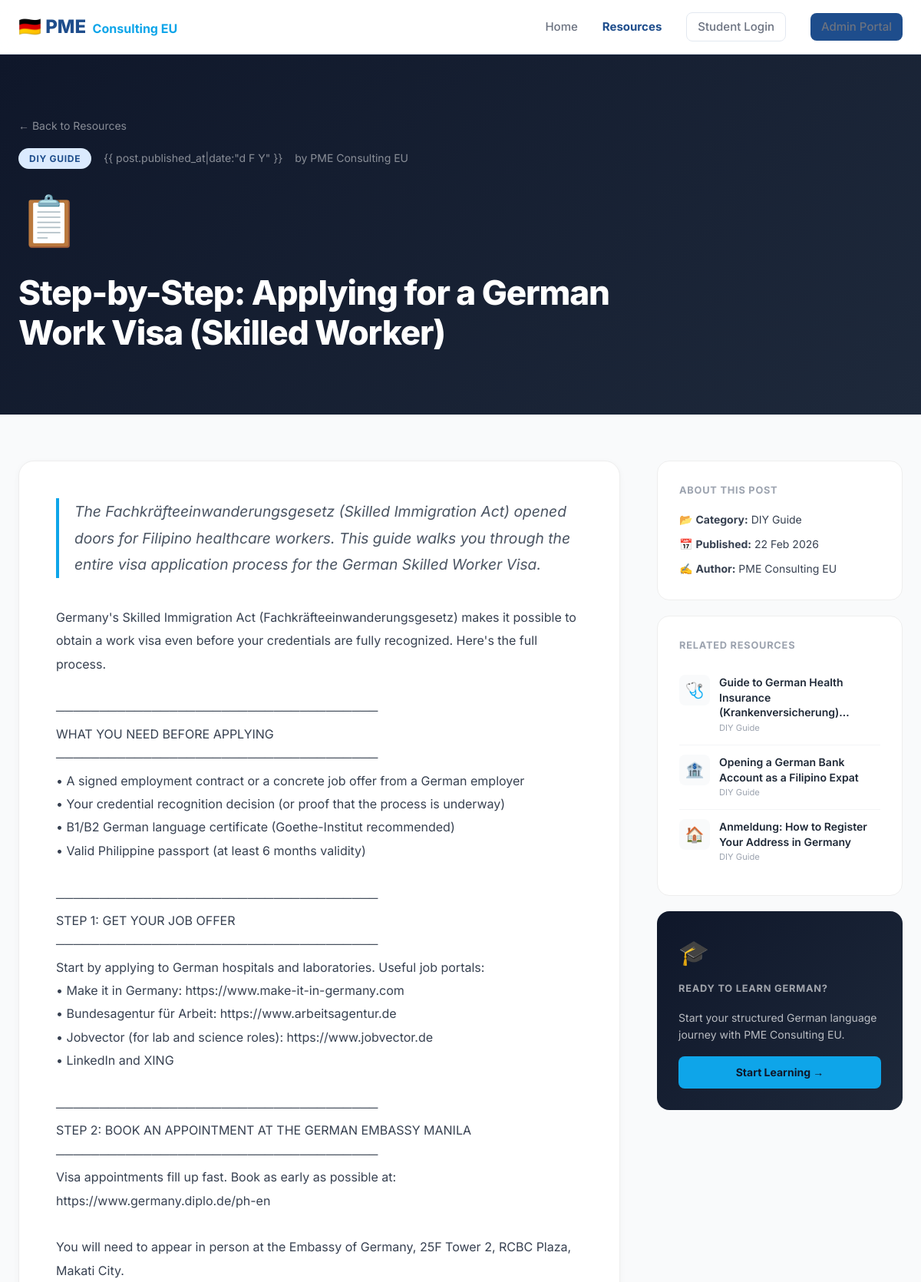
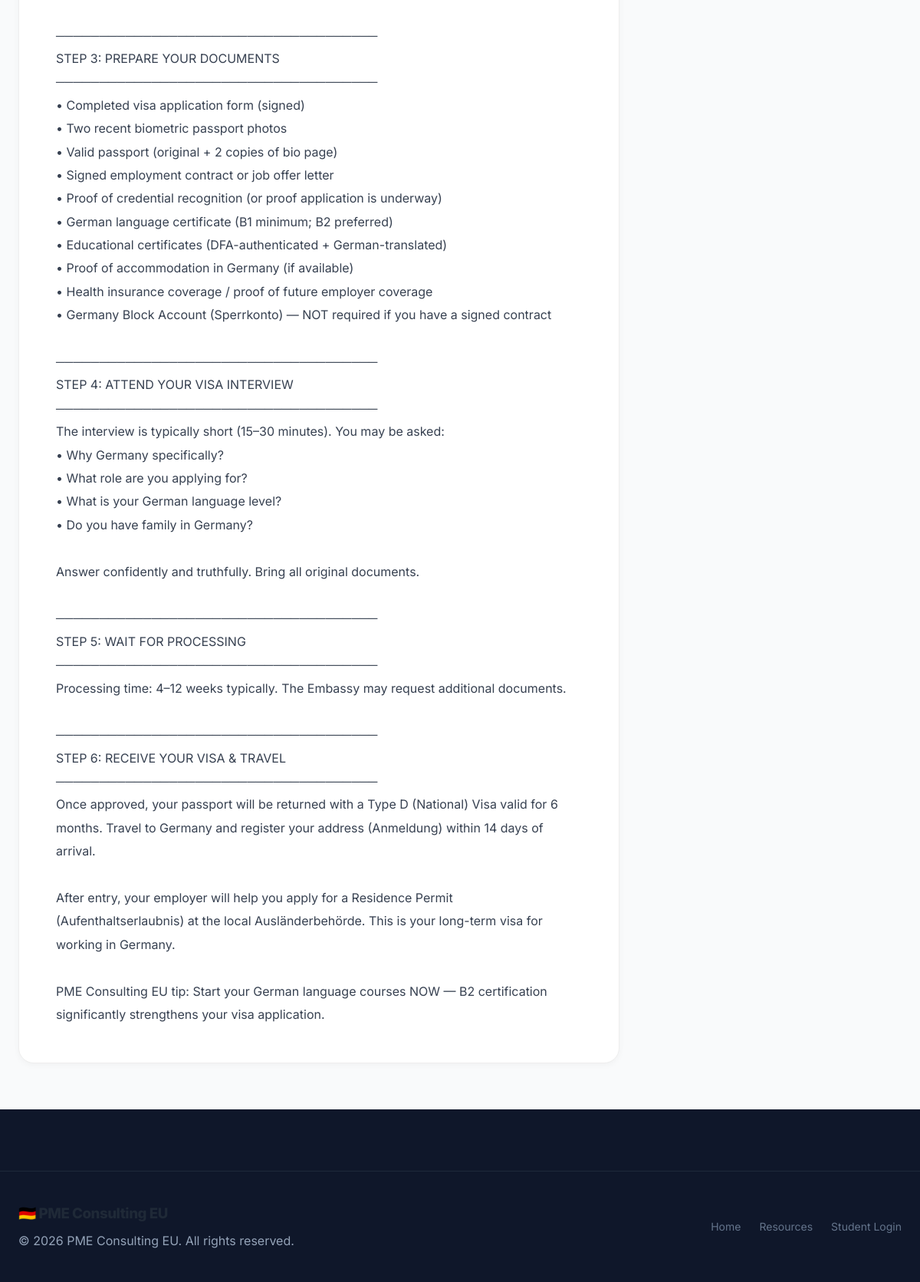
The page /resources/step-by-step-applying-for-a-german-work-visa-skilled-worker/ on the database its author committed (2 pictures, top to bottom).
### resources/models.py (models this page shows, shortened)
class Post(models.Model):
    class Category(models.TextChoices):
        DIY_GUIDE = 'DIY', 'DIY Guide'
        ARTICLE   = 'ART', 'Article'
        NEWS      = 'NEWS', 'News & Updates'
    title       = models.CharField(max_length=255)
    slug        = models.SlugField(max_length=255, unique=True, blank=True)
    category    = models.CharField(max_length=5, choices=Category.choices, default=Category.ARTICLE)
    excerpt     = models.TextField(help_text="Short summary shown on the list page")
    content     = models.TextField(help_text="Full post body (HTML or plain text)")
    cover_emoji = models.CharField(max_length=10, default="📄", help_text="Emoji used as cover art")
    author      = models.CharField(max_length=100, default="PME Consulting EU")
    is_published = models.BooleanField(default=False)
    published_at = models.DateTimeField(null=True, blank=True)
    created_at  = models.DateTimeField(auto_now_add=True)
    updated_at  = models.DateTimeField(auto_now=True)
    class Meta:
        ordering = ['-published_at', '-created_at']

### resources/views.py (the view)
# urls.py: path('<slug:slug>/', views.resource_detail, name='resource_detail'),
def resource_detail(request, slug):
    post = get_object_or_404(Post, slug=slug, is_published=True)
    related = Post.objects.filter(
        is_published=True, category=post.category
    ).exclude(pk=post.pk)[:3]
    return render(request, 'resources/detail.html', {
        'post': post,
        'related': related,
    })

### templates/resources/detail.html (shortened to what this page needs)
{% load static %}
<!DOCTYPE html>
<html lang="en">
<head>
    <link rel="stylesheet" href="{% static 'css/styles.css' %}">
    <link rel="stylesheet" href="{% static 'css/public.css' %}">
</head>
<body>
    <nav class="public-nav">
        <div class="container nav-flex">
            <div class="brand">
                <span class="logo-text">🇩🇪 PME</span>
                <span class="sub-logo" style="font-weight:700; color:#0EA5E9; margin-left:4px;">Consulting EU</span>
            </div>
            <div class="nav-links">
                <a href="{% url 'public_index' %}">Home</a>
                <a href="{% url 'resource_list' %}" style="color:#1E4D8C; font-weight:700;">Resources</a>
                <a href="{% url 'login' %}" class="btn btn-sm">Student Login</a>
                <a href="{% url 'admin_login' %}" class="btn btn-primary btn-sm">Admin Portal</a>
            </div>
        </div>
    </nav>
    <section class="post-hero">
        <div class="container">
            <div style="margin-bottom:16px;">
                <a href="{% url 'resource_list' %}"
                    style="color:rgba(255,255,255,0.5); text-decoration:none; font-size:0.875rem;">← Back to
                    Resources</a>
            </div>
            <div class="meta-row" style="margin-bottom:16px;">
                <span
                    class="post-tag {% if post.category == 'DIY' %}tag-diy{% elif post.category == 'ART' %}tag-art{% else %}tag-news{% endif %}">
                    {{ post.get_category_display }}
                </span>
                {% if post.published_at %}
                <span style="color:rgba(255,255,255,0.5); font-size:0.875rem;">{{ post.published_at|date:"d F Y"
                    }}</span>
                {% endif %}
                <span style="color:rgba(255,255,255,0.5); font-size:0.875rem;">by {{ post.author }}</span>
            </div>
            <div style="font-size:4rem; margin-bottom:16px;">{{ post.cover_emoji }}</div>
            <h1>{{ post.title }}</h1>
        </div>
    </section>
    <div style="background:#F9FAFB;">
        <div class="container">
            <div class="article-layout">
                <div class="article-body">
                    <div class="excerpt">{{ post.excerpt }}</div>
                    <div class="content">{{ post.content }}</div>
                </div>
                <aside class="article-sidebar">
                    <div class="sidebar-card">
                        <h4>About This Post</h4>
                        <div style="display:flex; flex-direction:column; gap:10px; font-size:0.875rem; color:#374151;">
                            <div>📂 <strong>Category:</strong> {{ post.get_category_display }}</div>
                            {% if post.published_at %}
                            <div>📅 <strong>Published:</strong> {{ post.published_at|date:"d M Y" }}</div>
                            {% endif %}
                            <div>✍️ <strong>Author:</strong> {{ post.author }}</div>
                        </div>
                    </div>
                    {% if related %}
                    <div class="sidebar-card">
                        <h4>Related Resources</h4>
                        {% for r in related %}
                        <a href="{% url 'resource_detail' r.slug %}" class="related-post">
                            <div class="related-emoji">{{ r.cover_emoji }}</div>
                            <div>
                                <div class="related-title">{{ r.title|truncatechars:55 }}</div>
                                <div class="related-cat">{{ r.get_category_display }}</div>
                            </div>
                        </a>
                        {% endfor %}
                    </div>
                    {% endif %}
                    <div class="sidebar-card"
                        style="background: linear-gradient(135deg, #0F172A, #1E293B); border:none; color:white;">
                        <div style="font-size:2rem; margin-bottom:12px;">🎓</div>
                        <h4 style="color:rgba(255,255,255,0.6);">Ready to Learn German?</h4>
                        <p style="font-size:0.875rem; color:rgba(255,255,255,0.7); margin-bottom:16px;">Start your
                            structured German language journey with PME Consulting EU.</p>
                        <a href="{% url 'login' %}"
                            style="display:block; text-align:center; padding:10px; background:#0EA5E9; color:#0F172A; border-radius:8px; font-weight:700; font-size:0.875rem; text-decoration:none;">Start
                            Learning →</a>
                    </div>
                </aside>
            </div>
        </div>
    </div>
    <footer class="public-footer">
        <div class="container footer-grid">
            <div class="footer-brand">
                <h3>🇩🇪 PME Consulting EU</h3>
                <p style="color:#94A3B8; margin-top:8px;">© 2026 PME Consulting EU. All rights reserved.</p>
            </div>
            <div class="footer-links">
                <a href="{% url 'public_index' %}">Home</a>
                <a href="{% url 'resource_list' %}">Resources</a>
                <a href="{% url 'login' %}">Student Login</a>
            </div>
        </div>
    </footer>
</body>
</html>

### static/css/styles.css (style rules this page uses)
:root { --primary: #1E4D8C; --primary-light: #2563EB; --primary-pale: #EFF6FF; --accent: #0EA5E9; --accent-light: #E0F2FE; --slate-50: #F8FAFC; --slate-100: #F1F5F9; --slate-200: #E2E8F0; --slate-400: #94A3B8; --slate-500: #64748B; --slate-700: #334155; --slate-900: #0F172A; --background: #F8FAFC; --surface: #FFFFFF; --text-main: #0F172A; --text-muted: #64748B; --border: #E2E8F0; --success: #10B981; --dark: #1E293B; --space-xs: 0.25rem; --space-sm: 0.5rem; --space-md: 1rem; --space-lg: 1.5rem; --space-xl: 2rem; --radius: 0.75rem; --shadow-sm: 0 1px 2px 0 rgb(0 0 0 / 0.05); --shadow-md: 0 4px 6px -1px rgb(0 0 0 / 0.08); --shadow-lg: 0 10px 15px -3px rgb(0 0 0 / 0.1); --transition: all 0.2s cubic-bezier(0.4, 0, 0.2, 1); }
* { box-sizing: border-box; margin: 0; padding: 0; }
body, button, input, select, textarea { font-family: 'Inter', -apple-system, BlinkMacSystemFont, 'Segoe UI', Roboto, sans-serif; -webkit-font-smoothing: antialiased; }
body { background-color: var(--background); color: var(--text-main); line-height: 1.6; }
.container { max-width: 1200px; margin: 0 auto; padding: 0 var(--space-xl); }
.btn { padding: 0.625rem 1.25rem; border-radius: var(--radius); font-weight: 600; cursor: pointer; transition: var(--transition); border: 1px solid var(--border); font-size: 0.875rem; display: inline-flex; align-items: center; gap: var(--space-sm); background: var(--surface); color: var(--text-main); text-decoration: none; }
.btn-primary { background-color: var(--primary); color: white; border: none; }

### static/css/public.css (style rules this page uses)
:root { --primary: #1E4D8C; --primary-dark: #163d72; --accent: #0EA5E9; --accent-dark: #0284C7; --text-dark: #1F2937; --text-muted: #6B7280; --bg-light: #F8FAFC; --glass-bg: rgba(255, 255, 255, 0.88); --glass-border: rgba(30, 77, 140, 0.12); }
* { margin: 0; padding: 0; box-sizing: border-box; }
body { font-family: 'Inter', sans-serif; color: var(--text-dark); line-height: 1.6; background-color: var(--bg-light); }
.container { max-width: 1200px; margin: 0 auto; padding: 0 24px; }
h1, h2, h3 { font-weight: 800; letter-spacing: -0.025em; color: var(--text-dark); }
.public-nav { position: sticky; top: 0; z-index: 1000; background: var(--glass-bg); backdrop-filter: blur(12px); -webkit-backdrop-filter: blur(12px); border-bottom: 1px solid var(--glass-border); padding: 16px 0; box-shadow: 0 1px 3px rgba(30, 77, 140, 0.06); }
.nav-flex { display: flex; justify-content: space-between; align-items: center; }
.brand .logo-text { font-size: 1.5rem; font-weight: 800; color: var(--primary); }
.nav-links { display: flex; gap: 32px; align-items: center; }
.nav-links a { text-decoration: none; color: var(--text-muted); font-weight: 500; transition: color 0.2s; font-size: 0.9375rem; }
.btn { padding: 10px 20px; border-radius: 8px; font-weight: 600; text-decoration: none; transition: all 0.2s; display: inline-block; cursor: pointer; border: 1px solid #E2E8F0; background: white; color: var(--text-dark); font-size: 0.9375rem; }
.btn-sm { padding: 6px 14px; font-size: 0.875rem; }
.btn-primary { background: var(--primary); color: white; border: none; }
.public-footer { padding: 80px 0 40px; background: #0F172A; color: white; }
.footer-grid { display: flex; justify-content: space-between; align-items: center; border-top: 1px solid #1E293B; padding-top: 40px; }
.footer-links { display: flex; gap: 24px; }
.footer-links a { color: #64748B; text-decoration: none; font-size: 0.875rem; transition: color 0.2s; }

### rows shown on the page
Post: category "DIY GUIDE", author "PME Consulting EU", cover_emoji "📋", title "Step-by-Step: Applying for a German Work Visa (Skilled Worker)", excerpt "The Fachkräfteeinwanderungsgesetz (Skilled Immigration Act) opened doors for Filipino healthcare workers. This guide walks you through the entire visa application process for the German Skilled Worker Visa.", content "Germany's Skilled Immigration Act (Fachkräfteeinwanderungsgesetz) makes it possible to obtain a work visa even before your credentials are fully recognized. Here's the full process. ───────────────────────────────────── WHAT YOU NEED BEFORE APPLYING ───────────────────────────────────── • A signed employment contract or a concrete job offer from a German employer • Your credential recognition decision (or proof that the process is underway) • B1/B2 German language certificate (Goethe-Institut recommended) • Valid Philippine passport (at least 6 months validity) ───────────────────────────────────── STEP 1: GET YOUR JOB OFFER ───────────────────────────────────── Start by applying to German…", category "DIY Guide", published_at "22 Feb 2026"
Post: cover_emoji "🩺", title "Guide to German Health Insurance (Krankenversicherung)…", category "DIY Guide"
Post: cover_emoji "🏦", title "Opening a German Bank Account as a Filipino Expat", category "DIY Guide"
Post: cover_emoji "🏠", title "Anmeldung: How to Register Your Address in Germany", category "DIY Guide"
